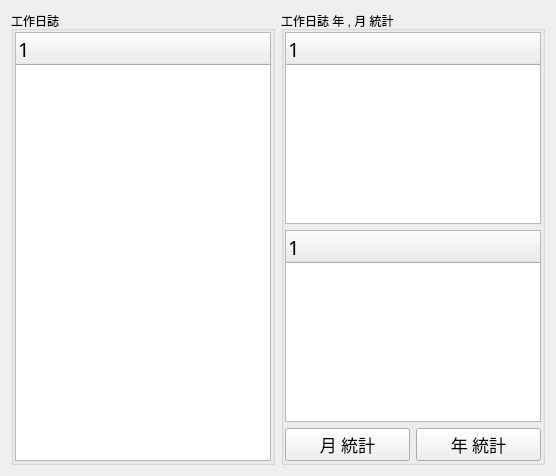
      <widget class="QWidget" name="page_work_calendar">
       <layout class="QGridLayout" name="gridLayout_4">
        <item row="0" column="0">
         <widget class="QGroupBox" name="groupBox_13">
          <property name="title">
           <string>工作日誌</string>
          </property>
          <layout class="QVBoxLayout" name="verticalLayout_16">
           <property name="leftMargin">
            <number>1</number>
           </property>
           <property name="topMargin">
            <number>1</number>
           </property>
           <property name="rightMargin">
            <number>1</number>
           </property>
           <property name="bottomMargin">
            <number>1</number>
           </property>
           <item>
            <widget class="QTreeWidget" name="work_calendar_list">
             <property name="font">
              <font>
               <family>Microsoft JhengHei</family>
               <pointsize>15</pointsize>
              </font>
             </property>
             <column>
              <property name="text">
               <string notr="true">1</string>
              </property>
             </column>
            </widget>
           </item>
          </layout>
         </widget>
        </item>
        <item row="0" column="1">
         <widget class="QGroupBox" name="groupBox_15">
          <property name="title">
           <string>工作日誌 年 , 月 統計</string>
          </property>
          <layout class="QVBoxLayout" name="verticalLayout_17">
           <property name="leftMargin">
            <number>1</number>
           </property>
           <property name="topMargin">
            <number>1</number>
           </property>
           <property name="rightMargin">
            <number>1</number>
           </property>
           <property name="bottomMargin">
            <number>1</number>
           </property>
           <item>
            <widget class="QTreeWidget" name="work_calendar_year_list">
             <property name="font">
              <font>
               <family>Microsoft JhengHei</family>
               <pointsize>15</pointsize>
              </font>
             </property>
             <column>
              <property name="text">
               <string notr="true">1</string>
              </property>
             </column>
            </widget>
           </item>
           <item>
            <widget class="QTreeWidget" name="work_calendar_month_list">
             <property name="font">
              <font>
               <family>Microsoft JhengHei</family>
               <pointsize>15</pointsize>
              </font>
             </property>
             <column>
              <property name="text">
               <string notr="true">1</string>
              </property>
             </column>
            </widget>
           </item>
           <item>
            <layout class="QHBoxLayout" name="horizontalLayout_6">
             <item>
              <widget class="QPushButton" name="btn_work_calendar_month_statistics">
               <property name="font">
                <font>
                 <family>Microsoft JhengHei</family>
                 <pointsize>13</pointsize>
                </font>
               </property>
               <property name="text">
                <string>月 統計</string>
               </property>
               <property name="icon">
                <iconset>
                 <normaloff>../../medicine/icon/bullet-list2.png</normaloff>../../medicine/icon/bullet-list2.png</iconset>
               </property>
              </widget>
             </item>
             <item>
              <widget class="QPushButton" name="btn_work_calendar_year_statistics">
               <property name="font">
                <font>
                 <family>Microsoft JhengHei</family>
                 <pointsize>13</pointsize>
                </font>
               </property>
               <property name="text">
                <string>年 統計</string>
               </property>
               <property name="icon">
                <iconset>
                 <normaloff>../../medicine/icon/bullet-list2.png</normaloff>../../medicine/icon/bullet-list2.png</iconset>
               </property>
              </widget>
             </item>
            </layout>
           </item>
          </layout>
         </widget>
        </item>
       </layout>
      </widget>
